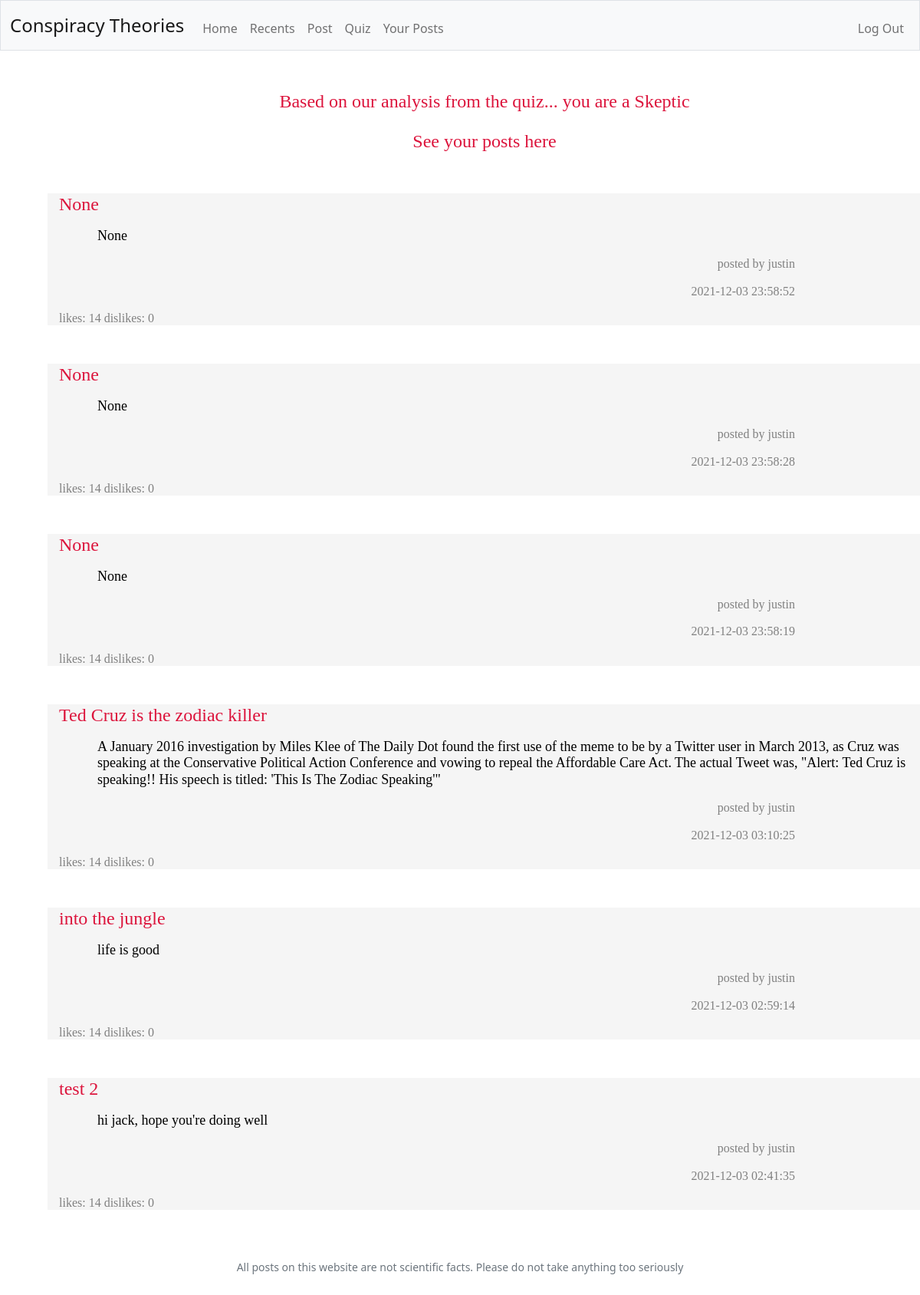
The app's page /your-posts (signed in) with its own data.
### tables this page shows
CREATE TABLE 'theories' ('name' TEXT, 'user' TEXT, 'content' TEXT, 'upvotes' INTEGER DEFAULT 0 , 'downvotes' INTEGER DEFAULT 0 , date TEXT, id INTEGER, 'genre' TEXT DEFAULT NULL);

### app.py (the view)
@app.route("/your-posts")
@login_required
def history():
    quizResults = db.execute("SELECT * FROM quiz WHERE username = ?", session["user_id"])
    try:
        results = "Based on our analysis from the quiz... you are a "
        if quizResults[0]["wellround"] == 1:
            temp = "Well-Rounder"
            if quizResults[0]["skeptic"] == 1:
                temp = "Skeptic"
            if quizResults[0]["believer"] == 1:
                temp = "True Believer"
            results += temp
        else:
            results += quizResults[0]["result"]
    except:
        results = "Take the quiz to find out what kind of conspiracy theorist you are!"
    pastTheories = db.execute("SELECT * FROM theories WHERE id = ? ORDER BY date DESC", session["user_id"])
    return render_template("history.html", results=results, quizResults=quizResults, pastTheories=pastTheories)

### app.py (called while the page is built)
@app.after_request
def after_request(response):
    response.headers["Cache-Control"] = "no-cache, no-store, must-revalidate"
    response.headers["Expires"] = 0
    response.headers["Pragma"] = "no-cache"
    return response

### helpers.py (called while the page is built)
def login_required(f):
    @wraps(f)
    def decorated_function(*args, **kwargs):
        if session.get("user_id") is None:
            return redirect("/login")
        return f(*args, **kwargs)
    return decorated_function

### templates/history.html (shortened to what this page needs)
<!DOCTYPE html>
<html lang="en">
    <head>
        <link href="https://cdn.jsdelivr.net/npm/bootstrap@5.1.3/dist/css/bootstrap.min.css" rel="stylesheet">
        <link href="/static/styles.css" rel="stylesheet">
    </head>
    <body>
        <nav class="bg-light border navbar navbar-expand-md navbar-light">
            <div class="container-fluid">
                <a class="navbar-brand" href="/">Conspiracy Theories</a>
                <div class="collapse navbar-collapse" id="navbar">
                    {% if session["user_id"] %}
                        <ul class="navbar-nav me-auto mt-2">
                            <li class="nav-item"><a class="nav-link" href="/">Home</a></li>
                            <li class="nav-item"><a class="nav-link" href="/recents">Recents</a></li>
                            <li class="nav-item"><a class="nav-link" href="/post">Post</a></li>
                            <li class="nav-item"><a class="nav-link" href="/quiz">Quiz</a></li>
                            <li class="nav-item"><a class="nav-link" href="/your-posts">Your Posts</a></li>
                        </ul>
                        <ul class="navbar-nav ms-auto mt-2">
                            <li class="nav-item"><a class="nav-link" href="/logout">Log Out</a></li>
                        </ul>
                    {% else %}
                        <ul class="navbar-nav ms-auto mt-2">
                            <li class="nav-item"><a class="nav-link" href="/register">Register</a></li>
                            <li class="nav-item"><a class="nav-link" href="/login">Log In</a></li>
                        </ul>
                    {% endif %}
                </div>
            </div>
        </nav>
        <main class="container-fluid py-5 text-center">
            {% block main %}
                <div class="container crimson large">
                    <p>{{ results }}</p>
                    <p>See your posts here</p>
                </div>
                {% for post in pastTheories %}
                <div class="container grey">
                    <h1 class="leftAlign crimson">{{ post.name }}</p>
                    <p class="paragraph black">{{ post.content }}</p>
                    <p class="author darkgrey">posted by {{ post.user }}</p>
                    <p class="author darkgrey">{{ post.date }}</p>
                    <p class="votes darkgrey">likes: {{ post.upvotes }} dislikes: {{ post.downvotes }}</p>
                </div>
                {% endfor %}
            {% endblock %}
        </main>
        <footer class="mb-5 small text-center text-muted">
            All posts on this website are not scientific facts. Please do not take anything too seriously
        </footer>
    </body>
</html>

### static/styles.css (style rules this page uses)
nav .navbar-brand { font-size: x-large; }
.container { margin-left: 50px; margin-right: 50px; padding-left: 15px; padding-right: 15px; font-family: "Comic Sans MS", "Comic Sans", cursive; }
.author { text-align: right; font-size: medium; font-family: "Comic Sans MS", "Comic Sans", cursive; margin-right: 150px; }
.crimson { color: #DC143C; }
.paragraph { text-align: left; font-size: large; font-family: "Comic Sans MS", "Comic Sans", cursive; margin-left: 50px; }
.large { font-size: x-large; }
.leftAlign { text-align: left; font-size: x-large; margin-top: 50px; font-family: "Comic Sans MS", "Comic Sans", cursive; }
.grey { background-color: #F5F5F5; }
.black { color:#000000 }
.darkgrey { color:#808080 }
.votes { font-size: medium; font-family: "Comic Sans MS", "Comic Sans", cursive; }

### records on screen
theories: name "None", content "None", user "justin", date "2021-12-03 23:58:52", upvotes "14", downvotes "0"
theories: name "None", content "None", user "justin", date "2021-12-03 23:58:28", upvotes "14", downvotes "0"
theories: name "None", content "None", user "justin", date "2021-12-03 23:58:19", upvotes "14", downvotes "0"
theories: name "Ted Cruz is the zodiac killer", content "A January 2016 investigation by Miles Klee of The Daily Dot found the first use of the meme to be by a Twitter user in March 2013, as Cruz was speaking at the Conservative Political Action Conference and vowing to repeal the Affordable Care Act. The actual Tweet was, \"Alert: Ted Cruz is speaking!! His speech is titled: 'This Is The Zodiac Speaking'\"", user "justin", date "2021-12-03 03:10:25", upvotes "14", downvotes "0"
theories: name "into the jungle", content "life is good", user "justin", date "2021-12-03 02:59:14", upvotes "14", downvotes "0"
theories: name "test 2", content "hi jack, hope you're doing well", user "justin", date "2021-12-03 02:41:35", upvotes "14", downvotes "0"

### other values on screen
{{ results }} "Based on our analysis from the quiz... you are a Skeptic"
